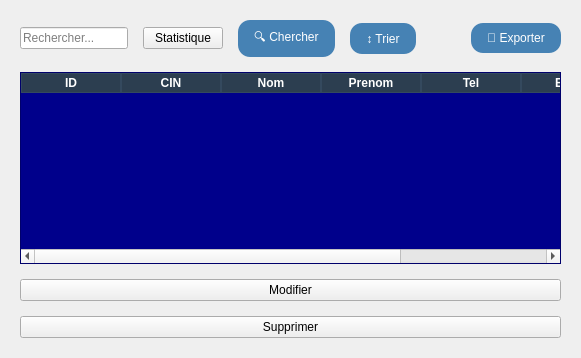
      <widget class="QWidget" name="displayTab">
       <attribute name="title">
        <string>🔎 Afficher</string>
       </attribute>
       <layout class="QVBoxLayout" name="displayLayout">
        <property name="spacing">
         <number>15</number>
        </property>
        <property name="leftMargin">
         <number>20</number>
        </property>
        <property name="topMargin">
         <number>20</number>
        </property>
        <property name="rightMargin">
         <number>20</number>
        </property>
        <property name="bottomMargin">
         <number>20</number>
        </property>
        <item>
         <layout class="QHBoxLayout" name="toolbarLayout">
          <item>
           <widget class="QLineEdit" name="searchEdit">
            <property name="placeholderText">
             <string>Rechercher...</string>
            </property>
           </widget>
          </item>
          <item>
           <widget class="QPushButton" name="stat">
            <property name="text">
             <string>Statistique</string>
            </property>
           </widget>
          </item>
          <item>
           <widget class="QPushButton" name="searchBtn">
            <property name="styleSheet">
             <string notr="true">background-color: rgb(70, 130, 180);
font: 14pt &quot;Segoe UI&quot;;
font: 900 12pt &quot;Segoe UI&quot;;
color: white;
border-radius: 12px;
padding: 8px 16px;</string>
            </property>
            <property name="text">
             <string>🔍 Chercher</string>
            </property>
           </widget>
          </item>
          <item>
           <widget class="QPushButton" name="sortBtn">
            <property name="styleSheet">
             <string notr="true">background-color: rgb(70, 130, 180);
font: 14pt &quot;Segoe UI&quot;;
font: 900 12pt &quot;Segoe UI&quot;;
color: white;
border-radius: 12px;
padding: 8px 16px;</string>
            </property>
            <property name="text">
             <string>↕️ Trier</string>
            </property>
           </widget>
          </item>
          <item>
           <spacer name="toolbarSpacer">
            <property name="orientation">
             <enum>Qt::Orientation::Horizontal</enum>
            </property>
            <property name="sizeHint" stdset="0">
             <size>
              <width>40</width>
              <height>20</height>
             </size>
            </property>
           </spacer>
          </item>
          <item>
           <widget class="QPushButton" name="exportPdfBtnMoniteur">
            <property name="styleSheet">
             <string notr="true">background-color: rgb(70, 130, 180);
font: 14pt &quot;Segoe UI&quot;;
font: 900 12pt &quot;Segoe UI&quot;;
color: white;
border-radius: 12px;
padding: 8px 16px;</string>
            </property>
            <property name="text">
             <string>📄 Exporter</string>
            </property>
           </widget>
          </item>
         </layout>
        </item>
        <item>
         <widget class="QTableWidget" name="moniteurTable">
          <property name="styleSheet">
           <string notr="true">QTableWidget {
   background-color: #00008B;   /* أزرق غامق */
    color: white;                /* texte en blanc */
    gridline-color: #34495e;     /* couleur des lignes */
    font: 12px &quot;Poppins&quot;;        /* police si tu veux */
}

QHeaderView::section {
    background-color: #2C3E50;   /* en-têtes en bleu foncé plus clair */
    color: white;
    font-weight: bold;
    border: 1px solid #34495e;
}

QTableWidget::item:selected {
    background-color: #2980b9;   /* sélection plus claire */
    color: white;
}
</string>
          </property>
          <property name="alternatingRowColors">
           <bool>true</bool>
          </property>
          <property name="selectionBehavior">
           <enum>QAbstractItemView::SelectionBehavior::SelectRows</enum>
          </property>
          <property name="sortingEnabled">
           <bool>true</bool>
          </property>
          <column>
           <property name="text">
            <string>ID</string>
           </property>
          </column>
          <column>
           <property name="text">
            <string>CIN</string>
           </property>
          </column>
          <column>
           <property name="text">
            <string>Nom</string>
           </property>
          </column>
          <column>
           <property name="text">
            <string>Prenom</string>
           </property>
          </column>
          <column>
           <property name="text">
            <string>Tel</string>
           </property>
          </column>
          <column>
           <property name="text">
            <string>Email</string>
           </property>
          </column>
          <column>
           <property name="text">
            <string>Permis</string>
           </property>
          </column>
         </widget>
        </item>
        <item>
         <widget class="QPushButton" name="Modifiermoniteur">
          <property name="text">
           <string>Modifier</string>
          </property>
         </widget>
        </item>
        <item>
         <widget class="QPushButton" name="supprimermoniteur">
          <property name="text">
           <string>Supprimer</string>
          </property>
         </widget>
        </item>
       </layout>
      </widget>
